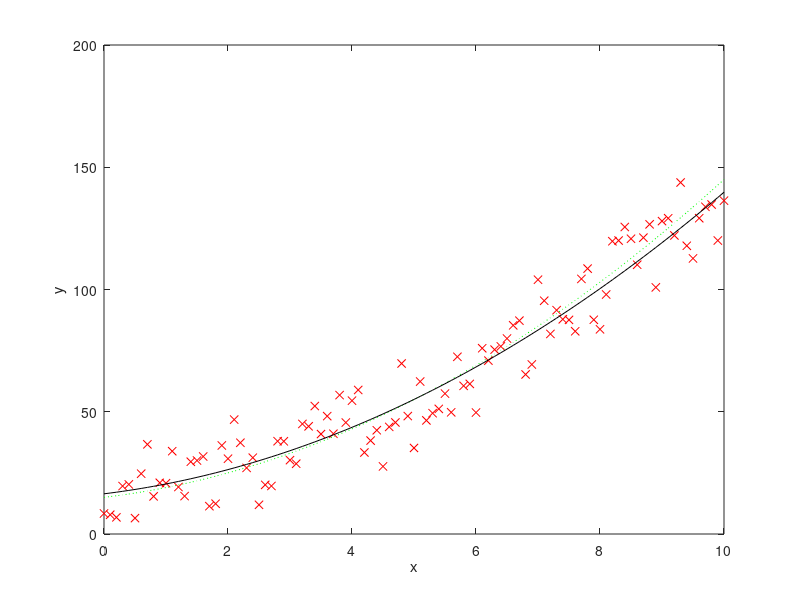

This chart was generated by the following MATLAB code:
% 例程 1.18  多项式拟合
x = 0: 0.1: 10;  %  自变量数据集
y = x.^2 + 3*x + 15;  %  函数 y = f(x)
N = length(x);  %  数据点的数量
di = randn(1, N);  %  随机分布
ym = y + (10*di);  %  给数据添加一些扰动
%   对含扰动的数据进行多项式拟合:
[P, S] = polyfit(x, ym, 2);
ye = polyval (P, x);  %  估算的y值
%  结果画图
figure(1)
plot(x, y, ':g'); hold on;  %  绘制原始数据
plot(x, ym, 'xr');  %  绘制含扰动的数据
plot(x, ye, 'k');  %  绘制拟合曲线
xlabel('x');  ylabel('y');
cor = corrcoef(ym, ye);  %  拟合质量检验
